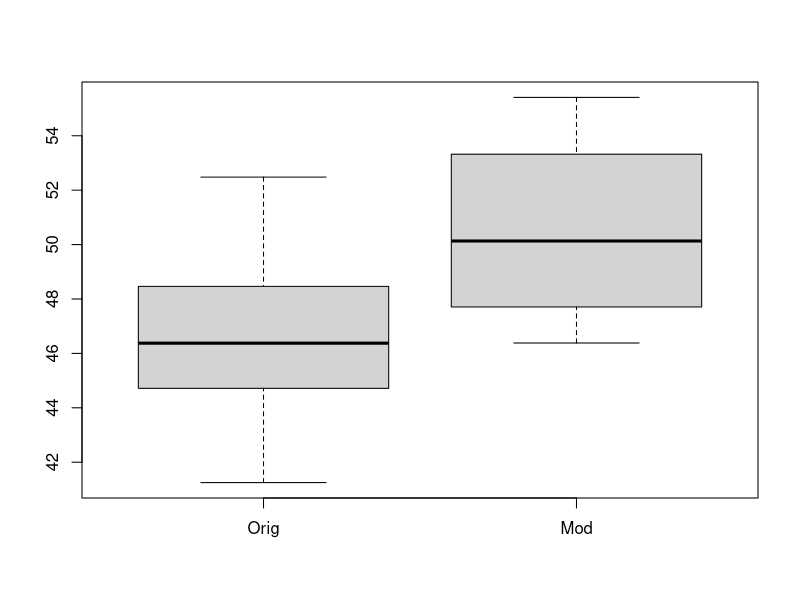

Write the R code that produced this figure.
data = read.csv("exercise3-1.dat", sep=" ", header=FALSE)
#data
names(data) = c("version", "tiempo", "unidad", "mugre")
#data$version
#data$tiempo
#v1 = data[data$version == "V1", ]
#v2 = data[data$version == "V2", ]
#summary(v1)
#summary(v2)
v1 = data[data$version == "V1", ]$tiempo
v2 = data[data$version == "V2", ]$tiempo
#summary(v1)
#summary(v2)
png("box.png")
boxplot(v1, v2, names=c("Orig", "Mod"))
graphics.off()